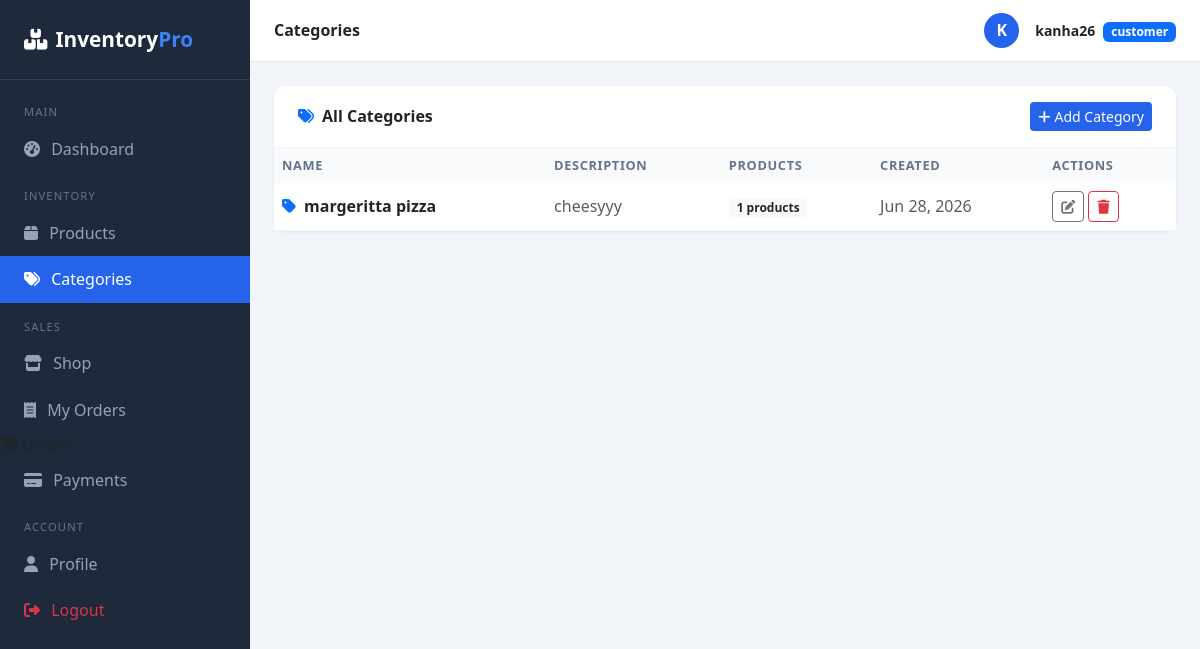
/products/categories/ (signed in), run on the app's committed database.
### accounts/models.py (models this page shows, shortened)
class User(AbstractUser):
    class Role(models.TextChoices):
        ADMIN = "admin", "Admin"
        STAFF = "staff", "Staff"
        CUSTOMER = "customer", "Customer"
    role = models.CharField(max_length=20, choices=Role.choices, default=Role.CUSTOMER)
    email = models.EmailField(unique=True)
    phone = models.CharField(max_length=15, blank=True)
    profile_photo = models.ImageField(upload_to="profiles/", blank=True, null=True)
    address = models.TextField(blank=True)

### products/models.py (models this page shows, shortened)
class Category(models.Model):
    name = models.CharField(max_length=100, unique=True)
    description = models.TextField(blank=True)
    created_at = models.DateTimeField(auto_now_add=True)
    class Meta:
        verbose_name_plural = "Categories"

### products/views.py (the view)
# urls.py: path("categories/", views.category_list, name="category_list"),
@login_required
def category_list(request):
    categories = Category.objects.annotate(
        product_count=Count("products")
    )
    return render(request, "products/category_list.html", {
        "categories": categories
    })

### inventory_project/templates/products/category_list.html (shortened to what this page needs)
{% extends 'base.html' %}
{% block page_title %}Categories{% endblock %}
{% block content %}
<div class="card">
  <div class="card-header d-flex justify-content-between align-items-center">
    <span><i class="fas fa-tags me-2 text-primary"></i>All Categories</span>
    <a href="{% url 'category_create' %}" class="btn btn-primary btn-sm">
      <i class="fas fa-plus me-1"></i>Add Category
    </a>
  </div>
  <div class="card-body p-0">
    <table class="table mb-0">
      <thead>
        <tr><th>Name</th><th>Description</th><th>Products</th><th>Created</th><th>Actions</th></tr>
      </thead>
      <tbody>
        {% for category in categories %}
        <tr>
          <td class="fw-semibold">
            <i class="fas fa-tag text-primary me-2"></i>{{ category.name }}
          </td>
          <td class="text-muted">{{ category.description|default:"—"|truncatewords:10 }}</td>
          <td><span class="badge bg-light text-dark">{{ category.product_count }} products</span></td>
          <td class="text-muted">{{ category.created_at|date:"M d, Y" }}</td>
          <td>
            <a href="{% url 'category_edit' category.pk %}" class="btn btn-sm btn-outline-secondary">
              <i class="fas fa-edit"></i>
            </a>
            <a href="{% url 'category_delete' category.pk %}" class="btn btn-sm btn-outline-danger">
              <i class="fas fa-trash"></i>
            </a>
          </td>
        </tr>
        {% empty %}
        <tr><td colspan="5" class="text-center text-muted py-4">No categories yet.</td></tr>
        {% endfor %}
      </tbody>
    </table>
  </div>
</div>
{% endblock %}

### inventory_project/templates/base.html (shortened to what this page needs)
<!DOCTYPE html>
<html lang="en">
<head>
  <link href="https://cdn.jsdelivr.net/npm/bootstrap@5.3.0/dist/css/bootstrap.min.css" rel="stylesheet">
  <link href="https://cdnjs.cloudflare.com/ajax/libs/font-awesome/6.4.0/css/all.min.css" rel="stylesheet">
</head>
<body>
{% if user.is_authenticated %}
<div class="sidebar">
  <div class="sidebar-brand">
    <i class="fas fa-boxes me-2"></i>Inventory<span>Pro</span>
  </div>
  <nav class="mt-2">
    <div class="nav-label">Main</div>
    <a href="{% url 'dashboard' %}" class="nav-link {% if request.resolver_match.url_name == 'dashboard' %}active{% endif %}">
      <i class="fas fa-tachometer-alt"></i> Dashboard</a>
    <div class="nav-label">Inventory</div>
    <a href="{% url 'product_list' %}" class="nav-link {% if 'product' in request.resolver_match.url_name %}active{% endif %}">
      <i class="fas fa-box"></i> Products</a>
    <a href="{% url 'category_list' %}" class="nav-link {% if 'category' in request.resolver_match.url_name %}active{% endif %}">
      <i class="fas fa-tags"></i> Categories</a>
    <div class="nav-label">Sales</div>
    {% if user.role == 'customer' %}
      <a href="{% url 'storefront' %}" class="nav-link {% if request.resolver_match.url_name == 'storefront' %}active{% endif %}">
        <i class="fas fa-store"></i> Shop</a>
      <a href="{% url 'my_orders' %}" class="nav-link {% if request.resolver_match.url_name == 'my_orders' %}active{% endif %}">
        <i class="fas fa-receipt"></i> My Orders</a>
    {% endif %}
        <i class="fas fa-shopping-cart"></i> Orders</a>
      <a href="{% url 'payment_list' %}" class="nav-link {% if 'payment' in request.resolver_match.url_name %}active{% endif %}">
        <i class="fas fa-credit-card"></i> Payments</a>
    <div class="nav-label">Account</div>
    <a href="{% url 'profile' %}" class="nav-link {% if request.resolver_match.url_name == 'profile' %}active{% endif %}">
      <i class="fas fa-user"></i> Profile</a>
    <a href="{% url 'logout' %}" class="nav-link text-danger">
      <i class="fas fa-sign-out-alt"></i> Logout</a>
  </nav>
</div>
<div class="main-content">
  <div class="topbar">
    <h6 class="mb-0 fw-semibold">{% block page_title %}Dashboard{% endblock %}</h6>
    <div class="d-flex align-items-center gap-3">
      {% if user.profile_photo %}
        <img src="{{ user.profile_photo.url }}" class="rounded-circle" width="35" height="35" style="object-fit:cover;">
      {% else %}
        <div style="width:35px;height:35px;background:#2563eb;border-radius:50%;display:flex;align-items:center;justify-content:center;color:#fff;font-weight:700;">
          {{ user.username|first|upper }}
        </div>
      {% endif %}
      <div>
        <span class="fw-semibold small">{{ user.username }}</span>
        <span class="badge bg-primary ms-1 small">{{ user.role }}</span>
      </div>
    </div>
  </div>
  <div class="page-body">
    {% block content %}{% endblock %}
  </div>
</div>
{% else %}
  {% block auth_content %}{% endblock %}
{% endif %}
</body>
</html>

### inventory_project/templates/base.html (style rules this page uses)
:root { --primary: #2563eb; --sidebar-width: 250px; }
body { background: #f1f5f9; font-family: 'Segoe UI', sans-serif; }
.sidebar { width: var(--sidebar-width); background: #1e293b; min-height: 100vh; position: fixed; top: 0; left: 0; z-index: 100; }
.sidebar-brand { padding: 1.5rem; color: #fff; font-size: 1.3rem; font-weight: 700; border-bottom: 1px solid #334155; }
.sidebar-brand span { color: #3b82f6; }
.sidebar .nav-link { color: #94a3b8; padding: .7rem 1.5rem; display: flex; align-items: center; gap: .7rem; transition: all .2s; }
.sidebar .nav-link:hover, .sidebar .nav-link.active { color: #fff; background: #2563eb; }
.sidebar .nav-label { color: #64748b; font-size: .7rem; text-transform: uppercase; letter-spacing: .1em; padding: 1rem 1.5rem .3rem; }
.main-content { margin-left: var(--sidebar-width); }
.topbar { background: #fff; padding: .8rem 1.5rem; border-bottom: 1px solid #e2e8f0; display: flex; justify-content: space-between; align-items: center; position: sticky; top: 0; z-index: 99; }
.page-body { padding: 1.5rem; }
.card { border: none; border-radius: 12px; box-shadow: 0 1px 3px rgba(0,0,0,.08); }
.card-header { background: #fff; border-bottom: 1px solid #f1f5f9; font-weight: 600; border-radius: 12px 12px 0 0 !important; padding: 1rem 1.5rem; }
.table thead th { background: #f8fafc; font-size: .8rem; text-transform: uppercase; letter-spacing: .05em; color: #64748b; border: none; }
.table td { vertical-align: middle; border-color: #f1f5f9; }
.btn-primary { background: #2563eb; border: none; }

### data on the page
User: username|first "K", username "kanha26", role "customer"
Category: name "margeritta pizza", description "cheesyyy", product_count "1", created_at "Jun 28, 2026"
